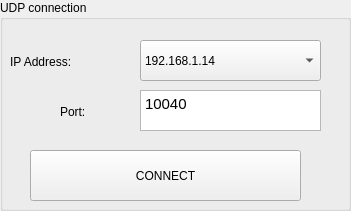
   <widget class="QGroupBox" name="groupBox">
    <property name="geometry">
     <rect>
      <x>10</x>
      <y>0</y>
      <width>351</width>
      <height>211</height>
     </rect>
    </property>
    <property name="title">
     <string>UDP connection</string>
    </property>
    <widget class="QLabel" name="label">
     <property name="geometry">
      <rect>
       <x>10</x>
       <y>50</y>
       <width>101</width>
       <height>23</height>
      </rect>
     </property>
     <property name="text">
      <string>IP Address:</string>
     </property>
    </widget>
    <widget class="QComboBox" name="comboBoxIpAddress">
     <property name="geometry">
      <rect>
       <x>140</x>
       <y>40</y>
       <width>181</width>
       <height>41</height>
      </rect>
     </property>
     <item>
      <property name="text">
       <string>192.168.1.14</string>
      </property>
     </item>
     <item>
      <property name="text">
       <string>LocalHost</string>
      </property>
     </item>
    </widget>
    <widget class="QLabel" name="label_2">
     <property name="geometry">
      <rect>
       <x>60</x>
       <y>100</y>
       <width>61</width>
       <height>23</height>
      </rect>
     </property>
     <property name="text">
      <string>Port:</string>
     </property>
    </widget>
    <widget class="QPushButton" name="pushButtonConnect">
     <property name="geometry">
      <rect>
       <x>30</x>
       <y>150</y>
       <width>271</width>
       <height>51</height>
      </rect>
     </property>
     <property name="text">
      <string>CONNECT</string>
     </property>
    </widget>
    <widget class="QTextEdit" name="textEditport">
     <property name="geometry">
      <rect>
       <x>140</x>
       <y>90</y>
       <width>181</width>
       <height>41</height>
      </rect>
     </property>
     <property name="html">
      <string>&lt;!DOCTYPE HTML PUBLIC &quot;-//W3C//DTD HTML 4.0//EN&quot; &quot;http://www.w3.org/TR/REC-html40/strict.dtd&quot;&gt;
&lt;html&gt;&lt;head&gt;&lt;meta name=&quot;qrichtext&quot; content=&quot;1&quot; /&gt;&lt;style type=&quot;text/css&quot;&gt;
p, li { white-space: pre-wrap; }
&lt;/style&gt;&lt;/head&gt;&lt;body style=&quot; font-family:'Ubuntu'; font-size:11pt; font-weight:400; font-style:normal;&quot;&gt;
&lt;p style=&quot; margin-top:0px; margin-bottom:0px; margin-left:0px; margin-right:0px; -qt-block-indent:0; text-indent:0px;&quot;&gt;10040&lt;/p&gt;&lt;/body&gt;&lt;/html&gt;</string>
     </property>
    </widget>
   </widget>
